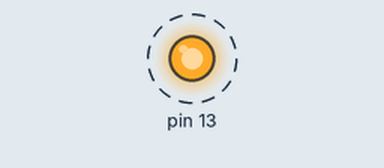
Recording of a sketch running on a simulated Arduino Uno, built with avr-gcc and run on an emulated ATmega328P. Parts: output pins drawn as LEDs (lit = HIGH). Dashed ring = blinking. At 6.0 s the program stops and its outputs stay as they are.

Above: at 0.2 s.
Timing chart, 0 to 3.0 s (numbered marks = the images above):
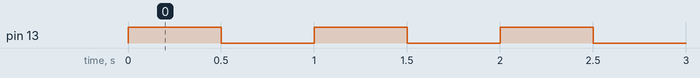

The sketch:

oop_test.ino
```cpp
#include "led.h"

class co_ordinate{
  int x;
  int y;
  int z;
  public:
  co_ordinate(int x,int y,int z){
    this->x=x;
    this->y=y;
    this->z=z;
  }
  co_ordinate(){
    this->x=0;
    this->y=0;
    this->z=0;
  }
  int get_x(){
    return x;
  }
  int get_z(){
    return z;
  }
  int get_y(){
    return y;
  }
  void set_x(int x){
    this->x=x;
  }
  void set_y(int y){
    this->y=y;
  }
  void set_z(int z){
    this->z=z;
  }

};


Led led1(13);
void setup() {

  // put your setup code here, to run once:

}

void loop() {
  led1.on();
  delay(500);
  led1.off();
  delay(500);
  if(led1.get_led_count()>5){
    exit(0);
  }
  // put your main code here, to run repeatedly:

}
```

led.h
```cpp
#include <Arduino.h>
class Led{
  private:
  byte pin;
  int led_count;
  public:
  Led(byte pin){
    this->pin=pin;
    this->led_count=0;
    init();
  }
  void init(){
    pinMode(pin,OUTPUT);
    off();
  }
  void on(){
    digitalWrite(pin,HIGH);
    led_count+=1;
  }
  void off(){
    digitalWrite(pin,LOW);
  }
  int get_led_count(){
    return led_count;
  }
};
```

Measured:
- by itself, pin 13: alternates HIGH for 0.50 s and LOW for 0.50 s, 12 changes in all, then stays LOW
